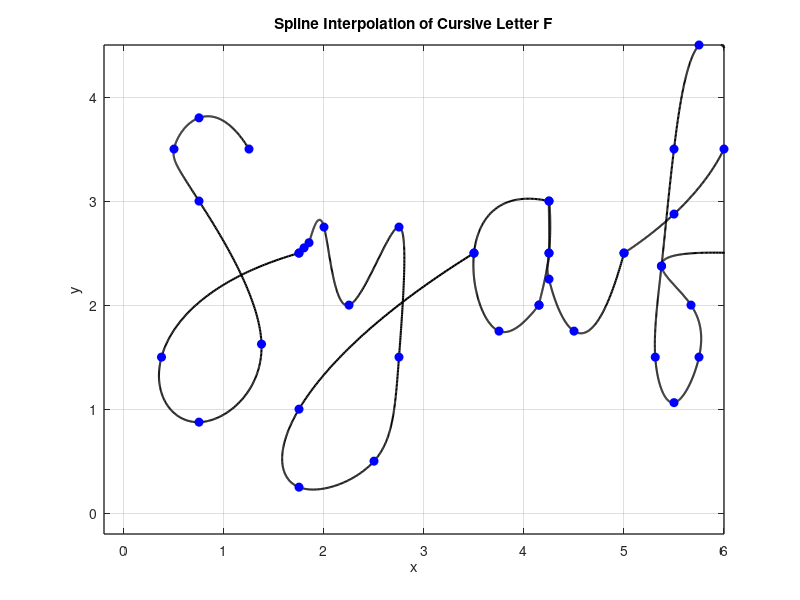

Here is the MATLAB script that generated this plot:
%% Letter S

x = [1.25 0.75 0.5 0.75 1.375 0.75 0.375 1.75];
y = [3.5 3.8 3.5 3 1.625 0.875 1.5 2.5];

n = length(x);
t = 0:n-1; % Parametric coordinate t
tt = 0:0.01:n-1; % More dense coordinate tt for spline interpolation

% Compute spline interpolation
xx = spline(t, x, tt);
yy = spline(t, y, tt);

% Plot settings
figure(1)
plot(xx, yy, 'k', 'LineWidth', 1.5) % plot spline
hold on
plot(x, y, 'bo', 'MarkerFaceColor', 'b') % plot data points
axis([-0.2 6 -0.2 4.5])
grid on
title('Spline Interpolation of Cursive Letter D')
xlabel('x')
ylabel('y')
set(gca, 'FontSize', 10, 'LineWidth', 1)
grid on


%% Letter Y

x = [0.5 0.55 0.6 0.75 1 1.5 1.5 1.25 0.5 0.5 2.25];
y = [2.5 2.55 2.6 2.75 2 2.75 1.5 0.5 0.25 1 2.5];

x_shift = 1.25;

% Apply the offset to x coordinates (horizontal) 
x = x + x_shift;

n = length(x);
t = 0:n-1; % Parametric coordinate t
tt = 0:0.01:n-1; % More dense coordinate tt for spline interpolation

% Compute spline interpolation
xx = spline(t, x, tt);
yy = spline(t, y, tt);

% Plot settings
figure(1)
plot(xx, yy, 'k', 'LineWidth', 1.5) % plot spline
hold on
plot(x, y, 'bo', 'MarkerFaceColor', 'b') % plot data points
axis([-0.2 6 -0.2 4.5])
grid on
title('Spline Interpolation of Cursive Letter D')
xlabel('x')
ylabel('y')
set(gca, 'FontSize', 10, 'LineWidth', 1)
grid on

%% letter a

x = [1 0.25 0.5 0.9 0.9 1 1 1 1 1.25 1.75];
y = [3 2.5 1.75 2 2 2.5 3 2.5 2.25 1.75 2.5];

x_shift = 3.25;

% Apply the offset to x coordinates (horizontal) 
x = x + x_shift;

n = length(x);
t = 0:n-1; % Parametric coordinate t
tt = 0:0.01:n-1; % More dense coordinate tt for spline interpolation

% Compute spline interpolation
xx = spline(t, x, tt);
yy = spline(t, y, tt);

% Plot settings
figure(1)
plot(xx, yy, 'k', 'LineWidth', 1.5) % plot spline
hold on
plot(x, y, 'bo', 'MarkerFaceColor', 'b') % plot data points
axis([-0.2 6 -0.2 4.5])
grid on
title('Spline Interpolation of Cursive Letter D')
xlabel('x')
ylabel('y')
set(gca, 'FontSize', 10, 'LineWidth', 1)
grid on

%% LETTER F
% Define data points for x and y coordinates 
x = [0.5 1 1.5 1.625 1.25 1 0.875 0.8125 1 1.25 1.17 0.875 1.625];
y = [2.5 2.875 3.5 4.25 4.5 3.5 2.375 1.5 1.0625 1.5 2 2.375 2.5];

x_shift = 4.5;

% Apply the offset to x coordinates (horizontal) 
x = x + x_shift;

n = length(x);
t = 0:n-1; % Parametric coordinate t
tt = 0:0.01:n-1; % More dense coordinate tt for spline interpolation

% Compute spline interpolation
xx = spline(t, x, tt);
yy = spline(t, y, tt);

% Plot settings
figure(1)
plot(xx, yy, 'k', 'LineWidth', 1.5) % plot spline
hold on
plot(x, y, 'bo', 'MarkerFaceColor', 'b') % plot data points
axis([-0.2 6 -0.2 4.5])
grid on
title('Spline Interpolation of Cursive Letter F')
xlabel('x')
ylabel('y')
set(gca, 'FontSize', 10, 'LineWidth', 1)
grid on

